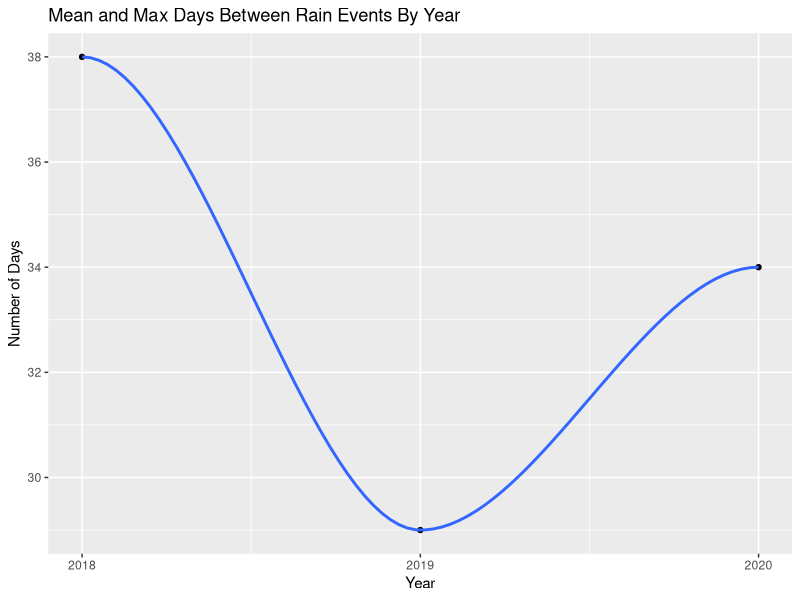

This figure's R source:
# Sarah Gao
# January 31, 2021
# This script is used to explore days between rainfall data in order to find
# the best parameters to use for drying/rewetting experiment.

library("readr")
library("dplyr")
library("ggplot2")
library("scales")

# Read in daily rainfall csv
daily_rainfall_3m <- readr::read_csv("data/raw_data/sf_station_3m.csv")

# Add a column showing days since last rainfall
# Note: val controls for the rainfall threshold
daily_rainfall_3m$days_since_rain <- unlist(mapply(
  function(len, val) if (val != 0) rep(0, len) else 1:len,
  rle(daily_rainfall_3m$Precipitation)$lengths,
  rle(daily_rainfall_3m$Precipitation)$values
))

# Create dataframe with count since last rainfall and year only
days_since_rain <- daily_rainfall_3m %>%
  select(days_since_rain, Year) %>%
  mutate(days_elapsed = abs(days_since_rain - lag(days_since_rain, default = 0))) %>%
  filter(days_elapsed > 1) %>%
  select(days_elapsed, Year)

# Find averages and maximums per year
mean_max_per_yr <- days_since_rain %>%
  group_by(Year) %>%
  summarize(mean_days = mean(days_elapsed), max_days = max(days_elapsed))

# Make a plot showing max and average number of days per year
ggplot(mean_max_per_yr, aes(x = Year,
                            y = max_days)) +
  geom_point() +
  geom_smooth(method = "loess", se = FALSE, fullrange = TRUE) +
  labs(y = "Number of Days",
       title = "Mean and Max Days Between Rain Events By Year") +
  scale_x_continuous(breaks= pretty_breaks(nrow(mean_max_per_yr)))

